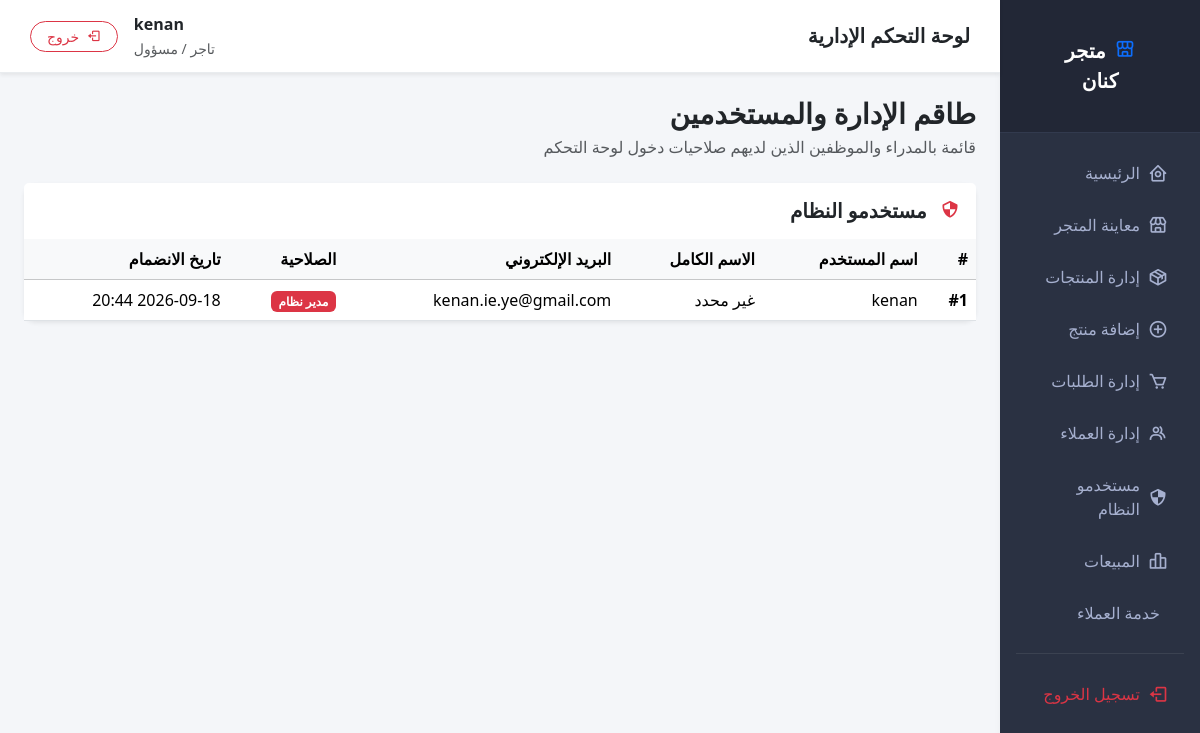
The page /dashboard/staff/ (signed in) on the database its author committed.
### shop/models.py (models this page shows, shortened)
class CustomUser(AbstractUser):
    email =django.db.models.EmailField(unique=True,verbose_name="البريد الالكتروني")
    USERNAME_FIELD = 'email'
    REQUIRED_FIELDS = ['username']
    class Meta:
        verbose_name="مستخدم"
        verbose_name_plural="المستخدمون"

### shop/views.py (the view)
# urls.py: path('dashboard/staff/', views.staff_user_list, name='staff_user_list'),
@staff_required
def staff_user_list(request):
    staff_users = CustomUser.objects.filter(Q(is_staff=True) | Q(is_superuser=True)).order_by('-date_joined')
    return render(request, 'shop/staff_user_list.html', {'staff_users': staff_users})

### shop/views.py (called while the page is built)
def staff_required(view_func):
    def check_user(user):
        return user.is_authenticated and user.is_staff
    decorated_view = user_passes_test(
        check_user,
        login_url='login',
        redirect_field_name=None
    )(view_func)
    return decorated_view

### shop/templates/shop/staff_user_list.html (shortened to what this page needs)
{% extends 'shop/veltrix_base.html' %}
{% block content %}
<div class="d-flex justify-content-between align-items-center mb-4">
    <div>
        <h3 class="fw-bold mb-1">طاقم الإدارة والمستخدمين</h3>
        <p class="text-muted mb-0">قائمة بالمدراء والموظفين الذين لديهم صلاحيات دخول لوحة التحكم</p>
    </div>
</div>
<div class="card border-0 shadow-sm rounded-3">
    <div class="card-header bg-white py-3 border-0">
        <h5 class="fw-bold mb-0 text-dark"><i class="bx bx-shield-quarter me-2 text-danger"></i> مستخدمو النظام</h5>
    </div>
    <div class="table-responsive">
        <table class="table table-hover align-middle mb-0">
            <thead class="table-light">
                <tr>
                    <th>#</th>
                    <th>اسم المستخدم</th>
                    <th>الاسم الكامل</th>
                    <th>البريد الإلكتروني</th>
                    <th>الصلاحية</th>
                    <th>تاريخ الانضمام</th>
                </tr>
            </thead>
            <tbody>
                {% for staff in staff_users %}
                <tr>
                    <td><strong>#{{ staff.id }}</strong></td>
                    <td>{{ staff.username }}</td>
                    <td>{{ staff.get_full_name|default:"غير محدد" }}</td>
                    <td>{{ staff.email|default:"غير مسجل" }}</td>
                    <td>
                        {% if staff.is_superuser %}
                            <span class="badge bg-danger">مدير نظام</span>
                        {% else %}
                            <span class="badge bg-warning text-dark">تاجر / طاقم</span>
                        {% endif %}
                    </td>
                    <td>{{ staff.date_joined|date:"Y-m-d H:i" }}</td>
                </tr>
                {% empty %}
                <tr>
                    <td colspan="6" class="text-center py-4 text-muted">لا يوجد مستخدمون إداريون.</td>
                </tr>
                {% endfor %}
            </tbody>
        </table>
    </div>
</div>
{% endblock %}

### shop/templates/shop/veltrix_base.html (shortened to what this page needs)
{% load static %}
<!DOCTYPE html>
<html lang="ar" dir="rtl">
<head>
    <link rel="stylesheet" href="https://cdn.jsdelivr.net/npm/bootstrap@5.3.2/dist/css/bootstrap.rtl.min.css">
    <link rel="stylesheet" href="https://cdn.jsdelivr.net/npm/boxicons@2.1.4/css/boxicons.min.css">
</head>
<body>
<div class="container-fluid">
    <div class="row">
        <div class="col-md-3 col-lg-2 p-0 sidebar d-none d-md-block">
            <div class="sidebar-brand text-center">
                <a href="{% url 'merchant_dashboard' %}" class="text-decoration-none d-flex align-items-center justify-content-center">
                    <span id="alt-brand-text" class="text-white fw-bold fs-5 m-0" style="display:none;">
                        <i class="bx bx-store-alt text-primary me-1"></i> متجر كنان
                    </span>
                </a>
            </div>
            <div class="mt-3">
                <a href="{% url 'merchant_dashboard' %}"><i class="bx bx-home-circle me-2 fs-5"></i> الرئيسية</a>
                <a href="{% url 'home' %}" target="_blank"><i class="bx bx-store me-2 fs-5"></i> معاينة المتجر</a>
                <a href="{% url 'merchant_product_list' %}"><i class="bx bx-package me-2 fs-5"></i> إدارة المنتجات</a>
                <a href="{% url 'add_product' %}"><i class="bx bx-plus-circle me-2 fs-5"></i> إضافة منتج</a>
                <a href="{% url 'order_list' %}"><i class="bx bx-cart me-2 fs-5"></i> إدارة الطلبات</a>
                <a href="{% url 'customer_list' %}"><i class="bx bx-group me-2 fs-5"></i> إدارة العملاء</a>
                <a href="{% url 'staff_user_list' %}"><i class="bx bx-shield-quarter me-2 fs-5"></i> مستخدمو النظام</a>
                <a href="{% url 'sales_report' %}"><i class="bx bx-bar-chart-alt-2 me-2 fs-5"></i> المبيعات</a>
                <a href="#"> خدمة العملاء</a>
                <hr class="border-secondary mx-3 my-3">
                <a href="{% url 'logout' %}" class="text-danger"><i class="bx bx-log-out me-2 fs-5"></i> تسجيل الخروج</a>
            </div>
        </div>
        <div class="col-md-9 col-lg-10 p-0">
            <div class="topbar d-flex justify-content-between align-items-center shadow-sm">
                <h5 class="m-0 fw-bold text-dark">لوحة التحكم الإدارية</h5>
                <div class="d-flex align-items-center">
                    <div class="me-3 text-end">
                        <span class="d-block fw-bold text-dark">{{ request.user.first_name|default:request.user.username }}</span>
                        <small class="text-muted">تاجر / مسؤول</small>
                    </div>
                    <a href="{% url 'logout' %}" class="btn btn-sm btn-outline-danger rounded-pill px-3">
                        <i class="bx bx-log-out me-1"></i> خروج
                    </a>
                </div>
            </div>
            <div class="p-4">
                {% block content %}{% endblock %}
            </div>
        </div>
    </div>
</div>
</body>
</html>

### shop/templates/shop/veltrix_base.html (style rules this page uses)
body { font-family: 'Segoe UI', Tahoma, Geneva, Verdana, sans-serif; background-color: #f4f5f8; }
body { background-color: #f4f6f9; font-family: 'Segoe UI', Tahoma, Geneva, Verdana, sans-serif; }
.card { border-radius: 12px !important; transition: transform 0.2s ease, box-shadow 0.2s ease; }
.sidebar { min-height: 100vh; background: #2a3142; color: #a6b0cf; box-shadow: 2px 0 10px rgba(0,0,0,0.05); }
.sidebar-brand { padding: 1.25rem 1rem; background: #222736; border-bottom: 1px solid #323a4e; }
.sidebar a { color: #a6b0cf; text-decoration: none; padding: 12px 20px; display: flex; align-items: center; border-radius: 6px; margin: 4px 12px; transition: all 0.25s ease; font-weight: 500; }
.topbar { background: #ffffff; border-bottom: 1px solid #e9ecef; padding: 12px 30px; }
.card { border: none; box-shadow: 0 0.75rem 1.5rem rgba(18,38,63,.03); border-radius: .5rem; }

### rows shown on the page
CustomUser: user.first_name "kenan", id "1", username "kenan", get_full_name "غير محدد", email "kenan.ie.ye@gmail.com", is_superuser "مدير نظام", date_joined "2026-09-18 20:44"
